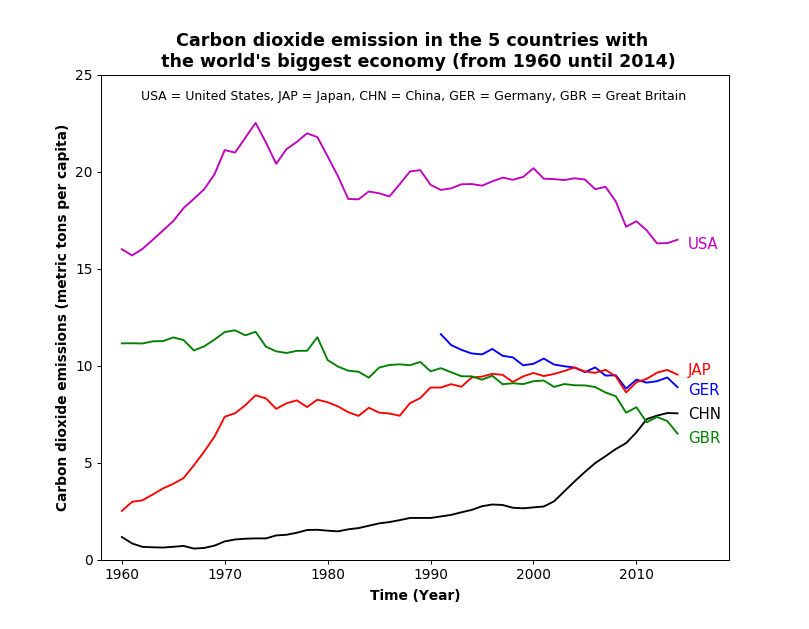

This figure's Python source:

# coding: utf-8

# # Assignment 4
#
# Before working on this assignment please read these instructions fully. In the submission area,
# you will notice that you can click the link to **Preview the Grading** for each step of the assignment.
# This is the criteria that will be used for peer grading. Please familiarize yourself with the criteria before beginning the assignment.
#
# This assignment requires that you to find **at least** two datasets on the web which are related,
# and that you visualize these datasets to answer a question with the broad topic of **economic activity or measures**
# (see below) for the region of **None, None, United Kingdom**, or **United Kingdom** more broadly.
#
#
# As this assignment is for the whole course, you must incorporate principles discussed in the first week,
# such as having as high data-ink ratio (Tufte) and aligning with Cairo’s principles of truth, beauty, function, and insight.
# 
# Here are the assignment instructions:
#
#  * State the region and the domain category that your data sets are about (e.g., **None, None, United Kingdom**
# and **economic activity or measures**).
#  * You must state a question about the domain category and region that you identified as being interesting.
#  * You must provide at least two links to available datasets. These could be links to files such as CSV or Excel files,
# or links to websites which might have data in tabular form, such as Wikipedia pages.
#  * You must upload an image which addresses the research question you stated. In addition to addressing the question,
# this visual should follow Cairo's principles of truthfulness, functionality, beauty, and insightfulness.
#  * You must contribute a short (1-2 paragraph) written justification of how your visualization addresses
# your stated research question.
#
# What do we mean by **economic activity or measures**?  For this category you might look at the inputs or outputs
# to the given economy, or major changes in the economy compared to other regions.
#

import scipy.stats as st
import pandas as pd
import numpy as np
import matplotlib.pyplot as plt
import math
from functools import reduce
import re


# Opens 5 dataframes
CHI = pd.read_excel('CO2Chi.xlsx',sep="\t",header=(0), skiprows=3)
GER = pd.read_excel('CO2Ger.xlsx',sep="\t",header=(0), skiprows=3)
JAP = pd.read_excel('CO2Jap.xlsx',sep="\t",header=(0), skiprows=3)
UK = pd.read_excel('CO2UK.xlsx',sep="\t",header=(0), skiprows=3)
USA = pd.read_excel('CO2USA.xlsx',sep="\t",header=(0), skiprows=3)


# Merges the dataframes and cleans them
dfs  = [CHI,GER,JAP,UK,USA]
df_final = reduce(lambda left,right: pd.merge(left,right,on='Country Code'), dfs) #Merges the dataframes
df_final = df_final.drop(df_final.index[len(df_final)-3:len(df_final)]) #Deletes the last 3 lines (empty lines)
df_final = df_final.rename(columns ={"Country Code": "Year"}) #Renames a column
df_final['Year']=df_final['Year'].str.replace("\s*\[.*\\s*",'') #Deletes all the [] and everything inside
df_final = df_final.convert_objects(convert_numeric=True) #Converts objects to numeric
df_final.columns = ['Year','China','Germany','Japan','UK','USA'] #Renames the columns of the final df


# Creates the 5 plots
plt.plot(df_final['Year'], df_final['China'], color='k')
plt.annotate(('CHN'),xy=(2015,df_final.iloc[-1,1]-0.3), color='k', fontsize=12) #Creates an annotation on the right side of the graph using the last y value of the list as y value

plt.plot(df_final['Year'], df_final['Germany'], color='b')
plt.annotate(('GER'),xy=(2015,df_final.iloc[-1,2]-0.4), color='b', fontsize=12)

plt.plot(df_final['Year'], df_final['Japan'], color='r')
plt.annotate(('JAP'),xy=(2015,df_final.iloc[-1,3]), color='r', fontsize=12)

plt.plot(df_final['Year'], df_final['UK'], color='g')
plt.annotate(('GBR'),xy=(2015,df_final.iloc[-1,4]-0.5), color='g', fontsize=12)

plt.plot(df_final['Year'], df_final['USA'], color='m')
plt.annotate(('USA'),xy=(2015,df_final.iloc[-1,5]-0.5), color='m', fontsize=12)


# Formats the plot
plt.gcf().set_size_inches(9,7) #Size of the image
plt.gca().xaxis.set_label_coords(0.5,-0.06) #Locates X-axis label
plt.title("Carbon dioxide emission in the 5 countries with \n the world\'s biggest economy (from 1960 until 2014)", fontsize = 14, fontweight='bold')
plt.ylabel('Carbon dioxide emissions (metric tons per capita)', fontsize = 11, fontweight='bold')
plt.xlabel('Time (Year)', fontsize = 11, fontweight='bold')
plt.xticks(fontsize=11)
plt.yticks(fontsize=11)
plt.xlim(1958, 2019)
plt.ylim(0,25)

plt.gcf().text(.51, 0.84, 'USA = United States, JAP = Japan, CHN = China, GER = Germany, GBR = Great Britain', ha='center')

plt.show()



# In[ ]:




# In[ ]:
